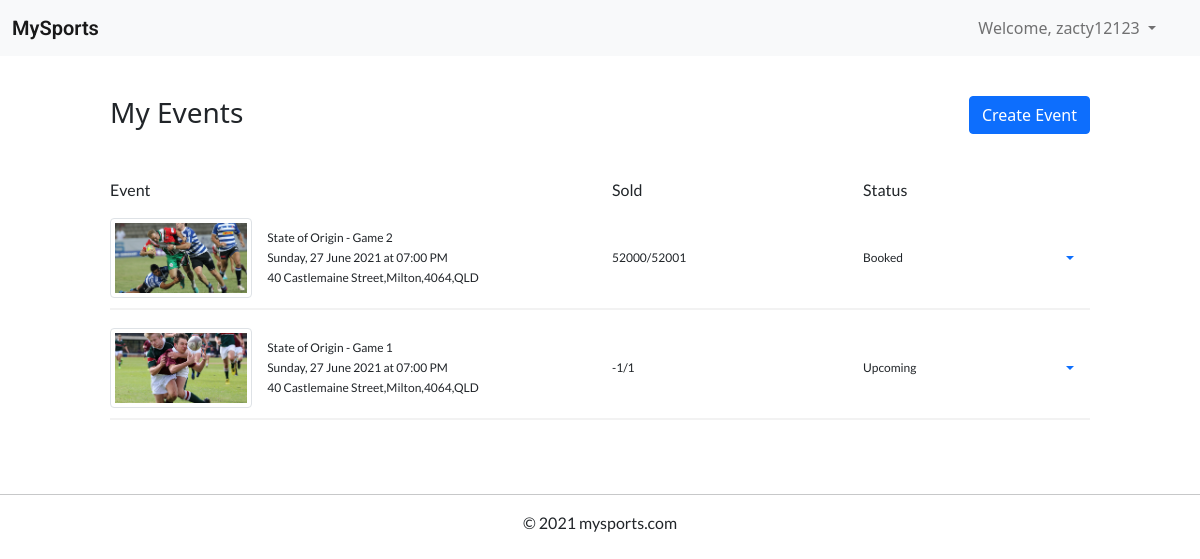
The page /manage-events (signed in) on the database its author committed.
### website/models.py (models this page shows, shortened)
class User(db.Model, UserMixin):
    __tablename__='users' # good practice to specify table name
    user_id = db.Column(db.Integer, primary_key=True, autoincrement=True)
    username = db.Column(db.String(20), index=True, unique=True)
    email = db.Column(db.String(100), index=True, unique=True)
    contact_number = db.Column(db.Integer, unique=True, index=True)
    address = db.Column(db.String(100), index=True, unique=True)
    password_hash = db.Column(db.String(255), nullable=False)
    comments = db.relationship('Comment')
    events = db.relationship('Event')
    orders = db.relationship('Order')

class Event(db.Model):
    __tablename__ = 'events'
    event_id = db.Column(db.Integer, primary_key=True, autoincrement=True)
    title = db.Column(db.String(80))
    description = db.Column(db.String(2000))
    sport = db.Column(db.String(20))
    image = db.Column(db.String(100))
    venue = db.Column(db.String(50))
    address = db.Column(db.String(150))
    start_time = db.Column(db.DateTime())
    end_time = db.Column(db.DateTime())
    status = db.Column(db.String(15))
    tickets_total = db.Column(db.Integer())
    price = db.Column(db.Float())
    user_id = db.Column(db.Integer(), db.ForeignKey('users.user_id'))
    orders = db.relationship('Order')
    comments = db.relationship('Comment')
    @property
    def tickets_sold(self) -> int:
        tickets_sold = 0
        for order in self.orders:
            tickets_sold += order.ticket_quantity
        return tickets_sold
    def formatted_time(self, time:datetime):
        return '{}, {} {} {} at {}'.format(get_day(time.weekday()),
                                                time.day,
                                                get_month(time.month - 1),
                                                time.year,
                                                time.strftime("%I:%M %p"))

class Order(db.Model):
    __tablename__ = 'orders'
    order_id = db.Column(db.Integer, primary_key=True, autoincrement=True)
    ticket_quantity = db.Column(db.Integer(), default=0)
    order_date = db.Column(db.DateTime())
    total_cost = db.Column(db.Float())
    user_id = db.Column(db.Integer, db.ForeignKey('users.user_id'))
    event_id = db.Column(db.Integer, db.ForeignKey('events.event_id'))
    @property
    def total_cost(self) -> float:
        return self.ticket_quantity * self.event.price

### website/views.py (the view)
@bp.route('/manage-events')
@login_required
def manage_events():
    return render_template('manage_events.html', events=current_user.events)

### website/models.py (called while the page is built)
def get_day(day:int):
    return days_of_week[day]

def get_month(month:int):
    return months[month]

### website/templates/manage_events.html (shortened to what this page needs)
{% extends "base.html" %}
{% block content %}
<div class="container-fluid">
  <div class="col-12 col-lg-10 mx-auto">
    <div class="div-2"></div>
    <div class="row">
      <div class="col">
        <h3>My Events</h3>
      </div>
      <div class="col">
        <form action="{{ url_for('main.create_event') }}">
          <button class="btn btn-primary float-right">Create Event</button>
        </form>
      </div>
    </div>
    <div class="div-1"></div>
    <div class="div-1"></div>
    <div class="row">
      <div class="col-6">
        <p>Event</p>
      </div>
      <div class="col-3">
        <p>Sold</p>
      </div>
      <div class="col-3">
        <p>Status</p>
      </div>
    </div>
    {% if events|length > 0  %}
    {% for event in events %}
    <div class="my-event-container">
      <div class="row">
        <div class="col-6 d-flex">
          <img class="img-fluid img-thumbnail float-left my-auto"
            src="{{ url_for('main.download', filename=event.image) }}">
            <div class="my-auto">
              <p>{{ event.title }}</p>
              <p>{{ event.formatted_time(event.start_time) }}</p>
              <p>{{ event.address }}</p>
          </div>
        </div>
        <div class="col-3 d-flex">
          <p class="my-auto">{{ event.tickets_sold|string }}/{{ event.tickets_total|string }}</p>
        </div>
        <div class="col-3 d-flex">
          <p class="my-auto">{{ event.status }}</p>
          <div class="dropdown my-auto ms-auto">
            <a class="nav-link dropdown-toggle" href="#" data-bs-toggle="dropdown"></a>
          </div>
        </div>
      </div>
    </div>
    <div class="div-1"></div>
    {% endfor %}
    {% else %}
    <div class="div-1"></div>
    <p>You have no events to display</p>
    <div class="div-1"></div>
    {% endif %}
  </div>
</div>
<div class="div-2"></div>
{% endblock %}

### website/templates/base.html (shortened to what this page needs)
<!doctype html>
<html>
<head>
  <link rel="stylesheet" href="{{ url_for('static', filename='css/style.css') }}">
    <link href="https://cdn.jsdelivr.net/npm/bootstrap@5.1.0/dist/css/bootstrap.min.css" rel="stylesheet"
>
  </head>
<body>
    <nav class="navbar navbar-expand-lg navbar-light bg-light">
        <div class="container-fluid">
          <a class="navbar-brand" href="{{ url_for('main.index') }}">MySports</a>
          <div class="collapse navbar-collapse" id="navbarScroll">
            <div class="div-1"></div>
              {% if current_user.is_authenticated %}
              <ul class="navbar-nav my-2 my-lg-0 d-flex ms-auto me-4" >
                <li class="nav-item dropdown">
                  <a class="nav-link dropdown-toggle" href="#" id="navbarDropdownMenuLink" role="button" data-bs-toggle="dropdown" aria-expanded="false">
                  Welcome, {{ current_user.username }}
                </a>
                {% endif %}
              </li>
            </ul>
          </div>
        </div>
      </nav>
    <main>
        {% block content %}{% endblock %}
    </main>
    <footer>
        <div class="myfooter">
            <hr>
            <p>© 2021 mysports.com</p>
            <div style="padding: 30px;"></div>
        </div>
    </footer>
</body>
</html>

### website/static/css/style.css (style rules this page uses)
.myfooter { text-align: center; }
.div-1 { padding: 10px; }
.div-2 { padding: 20px; }
p { font-family: 'Lato', sans-serif; }
.navbar-brand { font-family: 'Roboto', sans-serif; font-weight: 600; font-size: 25px; }
body, html { height: 100%; }
div.my-event-container { box-shadow: 0px 2px 0px 0px rgb(0 0 0 / 5%); padding-bottom: 10px; }
div.my-event-container p { font-size: 12px; padding: 0px; margin: 2px 0; }
div.my-event-container img { height: 80px; aspect-ratio: 16 / 9; object-fit: cover; margin-right: 15px; }
.float-right { float: right; }
.float-left { float: left; }

### rows shown on the page
User: username "zacty12123"
Event: image (picture), title "State of Origin - Game 2", formatted_time "Sunday, 27 June 2021 at 07:00 PM", address "40 Castlemaine Street,Milton,4064,QLD", tickets_sold "52000", tickets_total "52001", status "Booked"
Event: image (picture), title "State of Origin - Game 1", formatted_time "Sunday, 27 June 2021 at 07:00 PM", address "40 Castlemaine Street,Milton,4064,QLD", tickets_sold "-1", tickets_total "1", status "Upcoming"
